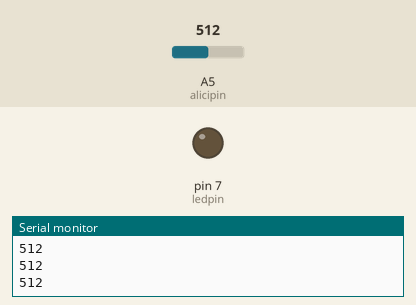
This sketch was run on a simulated Arduino Uno, built with avr-gcc and run on an emulated ATmega328P. On the bench: output pins drawn as LEDs (lit = HIGH), the last lines printed to the serial monitor. Inputs (shaded band) come from the test bench; at power-on: A5 (alicipin) = 512.

Above: at 1.2 s.
1.3 s: A5 (alicipin) set to 55
2.8 s: A5 (alicipin) set to 44
At 3.2 s:
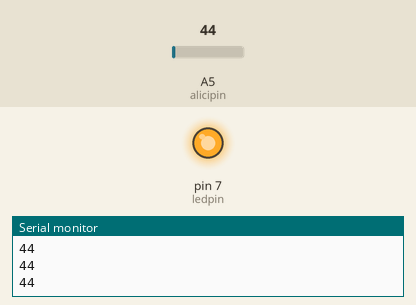
4.3 s: A5 (alicipin) set to 80
At 4.6 s:
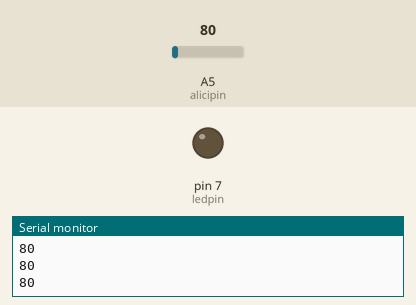
5.8 s: A5 (alicipin) set to 40
At 7.2 s:
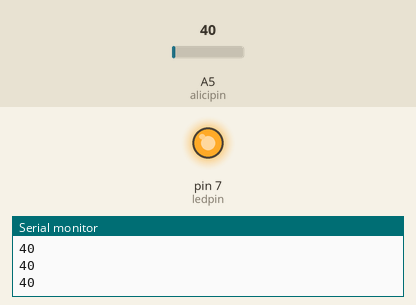
Timing chart, 0 to 8.3 s (numbered marks = the images above; inputs shaded):
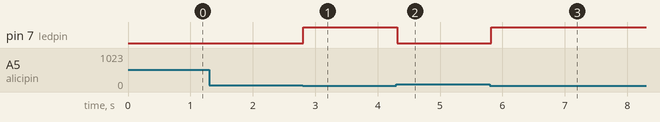

The sketch:

8.3.1._RD_led_yakma_alici.ino
```cpp
#define alicipin A5  //RF alıcı pini A5 olarak tanımlanır.
#define ledpin 7  //LED pini tanımlanır.

unsigned int deger = 0;   // değer değişkenine ilk değeri 0 atanır.
const unsigned int ustesikdeger= 70;  //üst eşik değeri 70 olarak atanır.
const unsigned int altesikdeger = 50;  //alt eşik değeri 50 olarak atanır.

void setup(){
pinMode(ledpin, OUTPUT); //LED pini çıkış olarak tanımlanır.
Serial.begin(9600); //Seri veri iletişimi başlatılır.
}

void loop(){
deger=analogRead(alicipin); //vericiden gelen sinyal değeri A5 analog girişten okunur ve deger değişkenine atanır.
Serial.println(deger); //deger değişkeni seri port ekranına yazdırılır.
if(deger>ustesikdeger){ //eğer A5ten okunan değer 70ten büyükse LED söner.
digitalWrite(ledpin, LOW);   //Vericiden LOW seviyede sinyal alınınca,LED söner
delay(50); //Alıcının LEDi söndür.
}
if(deger<altesikdeger){ //okunan değer 50 ten küçükse LED söner.
digitalWrite(ledpin, HIGH);   //Vericiden HIGH seviyede sinyal alınınca, LED yanar.
delay(50);
}
}
```

Measured:
- the behaviour switches between 50 and 49 on A5 (alicipin) (found by bisection; images 0 and 1)
- after the input at 2.8 s, pin 7 (ledpin): LOW → HIGH at once
- after the input at 4.3 s, pin 7 (ledpin): HIGH → LOW at once
- after the input at 5.8 s, pin 7 (ledpin): LOW → HIGH at once
